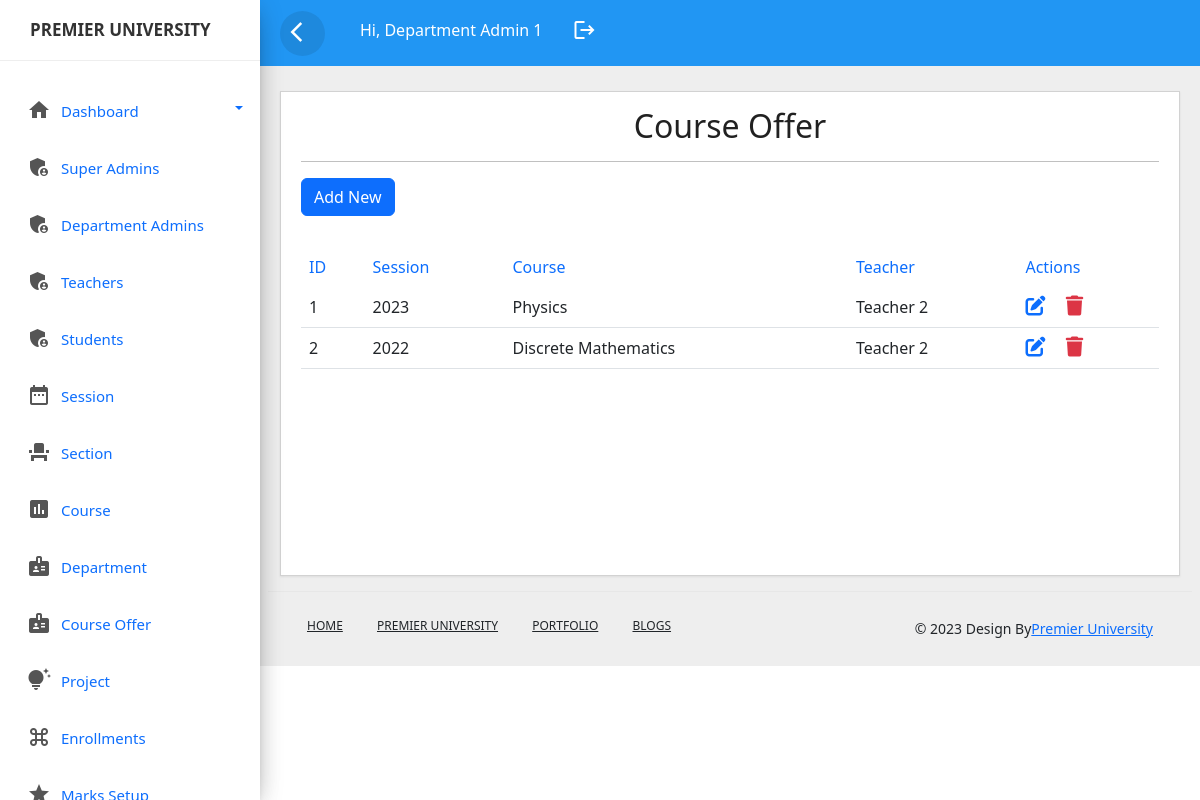
The page /offer.php (signed in) on the database its author committed.
### tables this page shows
CREATE TABLE `offer` (
  `offerid` int(11) NOT NULL,
  `sessionid` varchar(255) NOT NULL,
  `courseid` int(11) NOT NULL,
  `teacherid` int(11) NOT NULL
);

CREATE TABLE `session` (
  `sessionid` int(11) NOT NULL,
  `session` varchar(50) NOT NULL,
  `courseid` int(11) DEFAULT NULL
);

CREATE TABLE `course` (
  `courseid` int(11) NOT NULL,
  `course` varchar(255) NOT NULL,
  `departmentid` int(11) DEFAULT NULL,
  `totalmarks` float DEFAULT NULL,
  `description` varchar(255) DEFAULT NULL
);

CREATE TABLE `users` (
  `id` int(11) NOT NULL,
  `name` varchar(100) NOT NULL,
  `username` varchar(100) NOT NULL,
  `password` varchar(100) NOT NULL,
  `role` varchar(100) NOT NULL,
  `created` timestamp NOT NULL DEFAULT current_timestamp() ON UPDATE current_timestamp(),
  `email` varchar(100) NOT NULL,
  `address` varchar(50) DEFAULT NULL,
  `sessionid` int(11) DEFAULT NULL,
  `sectionid` int(11) DEFAULT NULL,
  `courseid` int(11) DEFAULT NULL,
  `departmentid` int(11) DEFAULT NULL,
  `status` varchar(10) DEFAULT NULL,
  `mobile` varchar(100) NOT NULL
);

### offer.php (the view, shortened to what this page needs)
<?php include_once('header.php');?>
<?php include_once('sidebar.php');?>
<?php include_once('top-header.php');?>
<!DOCTYPE html>
<html lang="en">
<head>
	<link rel="stylesheet" href="css/style.css">
 <link href="https://cdn.jsdelivr.net/npm/bootstrap@5.2.3/dist/css/bootstrap.min.css" rel="stylesheet">
 <link rel="stylesheet" href="https://cdnjs.cloudflare.com/ajax/libs/font-awesome/6.4.0/css/all.min.css" />
</head>
<body>
	<div class="main-content">
		<div class="row">
			<div class="col-lg-12 col-md-12">
				<div class="card" style="min-height:485px">
					<div class="card-header card-header-text">
						<h2 class="card-title" style="text-align: center;">Course Offer</h2>
						<hr>
						<a href="add_offer.php" class="btn btn-primary mb-3">Add New</a>
					</div>
					<div class="card-content table-responsive">
						<table class="table table-hover">
							<thead class="text-primary">
								<tr><th>ID</th>
									<th>Session</th>
									<th>Course</th>
									<th>Teacher</th>
									<th>Actions</th>
								</tr>
							</thead>
							<tbody>
								<?php
									@include 'config.php';
									$query=mysqli_query($conn,"SELECT * from offer LEFT JOIN users on offer.teacherid=users.id LEFT JOIN course on offer.courseid=course.courseid LEFT JOIN session on session.sessionid=offer.sessionid ");
									while($row=mysqli_fetch_array($query)){
									?>
									<tr>
										<td><?php echo ucwords($row['offerid']); ?></td>
										<td><?php echo ucwords($row['session']); ?></td>
										<td><?php echo ucwords($row['course']); ?></td>
										<td><?php echo ucwords($row['name']); ?></td>
										<td>
											 <a href="edit_offer.php?id=<?php echo $row['offerid'] ?>&userid=<?php echo $row['teacherid'] ?>&sessionid=<?php echo $row['sessionid'] ?>&courseid=<?php echo $row['courseid'] ?>" ><i class="fa-solid fa-pen-to-square fs-5 me-3"></i></a>
             <a href="delete_offer.php?id=<?php echo $row['offerid'] ?>" class="link-danger"><i class="fa-solid fa-trash fs-5"></i></a>
										</td>
									</tr>
									<?php
									}
								?>
							</tbody>
						</table>
					</div>
				</div>
			</div>
		</body>
		<?php include_once('footer.php');?>
		</html>

### css/custom.css (style rules this page uses)
body,html { line-height:1.8; font-family:'Roboto',sans-serif; color:#555e58; text-transform:capitalize; font-weight:400; margin:0px; padding:0px; }
h1,h2,h3,h4,h5,h6,.h1,.h2,.h3,.h4 { font-weight:400; line-height:1.5em; }
a { color:#333; font-weight:400; }
a,a:hover,a:focus { color:#333; text-decoration:none; transition:all 0.3s; }
.main-content { padding:10px 20px 0px 20px; position:relative; width:100%; }
.card { margin:10px 0px; }
.card { border-radius:0px!important; }
.card { display:inline-block; position:relative; border:none; width:100%; margin:15px 0; box-shadow:0 1px 2px rgb(0 0 0 / 8%); border-radius:6px; color:rgba(0,0,0,0.87); background-color:#fff; }
.card .card-header { padding:15px 20px 0; z-index:3; border-bottom:0px!important; background-color:#fff; border-radius:none; }
.card .card-content { padding:15px 20px; position:relative; }
.card .card-title:not(.card-calender .card-title) { margin-top:0; margin-bottom:5px; }
.table > thead > tr > th { border-bottom:1px; font-size:16px; font-weight:400; }

### css/style.css (style rules this page uses)
* { margin: 0; padding: 0; }
a { text-decoration: none; -webkit-transition: all 0.5s ease-in-out 0s; -o-transition: all 0.5s ease-in-out 0s; transition: all 0.5s ease-in-out 0s; }

### rows shown on the page
offer: offerid "1", sessionid.session "2023", courseid.course "Physics", users.name "Teacher 2"
offer: offerid "2", sessionid.session "2022", courseid.course "Discrete Mathematics", users.name "Teacher 2"

### other values the page prints
$_SESSION['user'] "Department Admin 1"
